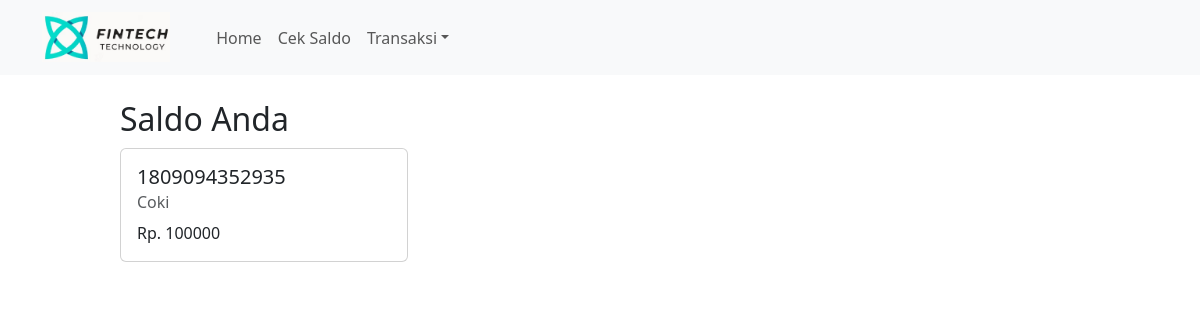
The page /view/cek_saldo/view_saldo.php?nomor_rekening=1809094352935 on the database its author committed.
### tables this page shows
CREATE TABLE `rekening` (
  `no_rekening` varchar(13) NOT NULL,
  `nama_nasabah` varchar(50) NOT NULL,
  `saldo` decimal(15,0) NOT NULL,
  `nama_bank` varchar(20) NOT NULL
);

### view/cek_saldo/view_saldo.php (the view, shortened to what this page needs)
<!DOCTYPE html>
<html lang="en">
<head>
</head>
<body>
    <?php
        include '../include/header.php';
        include '../../koneksi.php';
        function cekSaldo($nomor_rekening) {
            global $conn;
            $query = "SELECT no_rekening, nama_nasabah, saldo FROM rekening WHERE no_rekening = ?";
            $stmt = $conn->prepare($query);
            $stmt->bind_param("s", $nomor_rekening);
            $stmt->execute();
            $result = $stmt->get_result();
            if ($result->num_rows > 0) {
                $row = $result->fetch_assoc();
                return $row;
            } else {
                return null;
            }
        }
        if (isset($_GET["nomor_rekening"])) {
            $nomor_rekening = $_GET["nomor_rekening"];
            $nasabah = cekSaldo($nomor_rekening);
            if ($nasabah !== null) {
                $nomor_rekening = $nasabah["no_rekening"];
                $nama = $nasabah["nama_nasabah"];
                $saldo = $nasabah["saldo"];
                echo '
                <h2 style="margin: 100px 0px 0px 120px;">Saldo Anda</h2>
                <div class="card" style="width: 18rem; margin: 10px 0px 0px 120px">
                    <div class="card-body">
                        <h5 class="card-title">' . $nomor_rekening . '</h5>
                        <h6 class="card-subtitle mb-2 text-body-secondary">' . $nama . '</h6>
                        <p class="card-text">Rp. ' . $saldo . '</p>
                    </div>
                </div>
            ';
            } else {
                echo '<h5 style="margin: 100px 0px 0px 120px;">Nomor rekening tidak ditemukan.</h5>';
            }
        } else {
            echo '<h5 style="margin: 100px 0px 0px 120px;">Masukkan nomor rekening untuk cek saldo.</h5>';
        }
    ?>
</body>
</html>

### rows shown on the page
rekening: no_rekening "1809094352935", nama_nasabah "Coki", saldo "100000"
